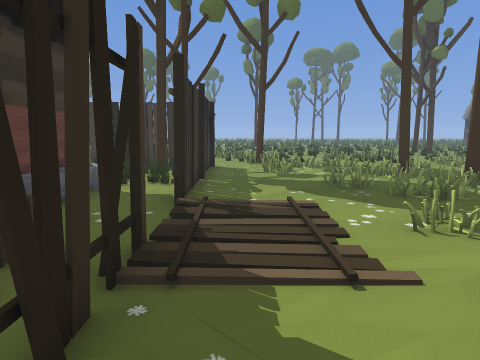
view 1 (above)

24 first-person views from a walk through a 3-D level made in the Godot game engine. The camera is 1.5 m above the floor, tilts 8° down and sees 70° across. Doors that lead somewhere are drawn open, without their leaves. The floor is counted in squares, 1 m on a side. Each view is taken from the middle of a square. On the plan, view 1 faces up. The plan holds only what a view shows up to about 16 squares ahead; the rest is blank. The place goes on beyond the plan.

view 2
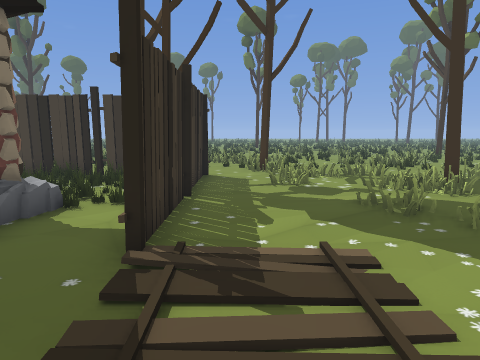

view 3
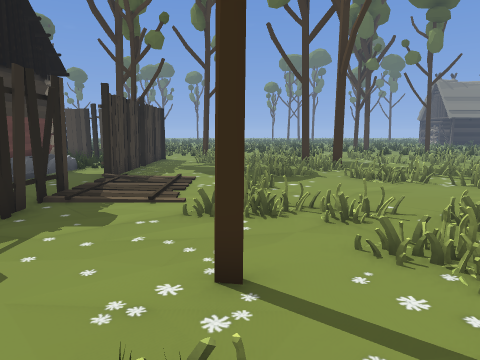

view 4
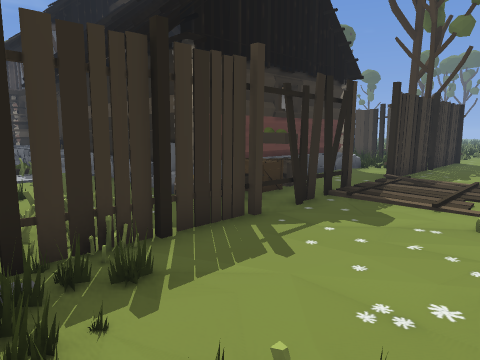

view 5
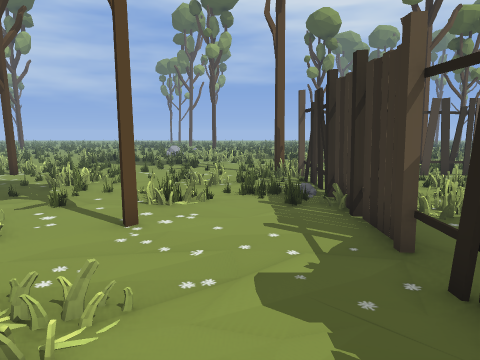

view 6
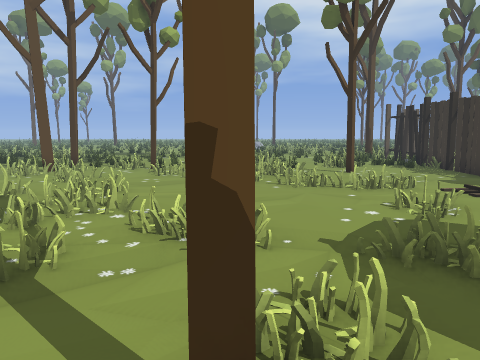

view 7
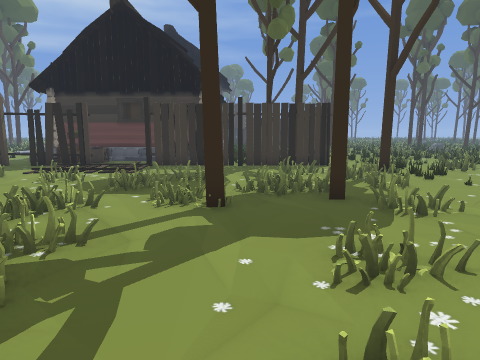

view 8
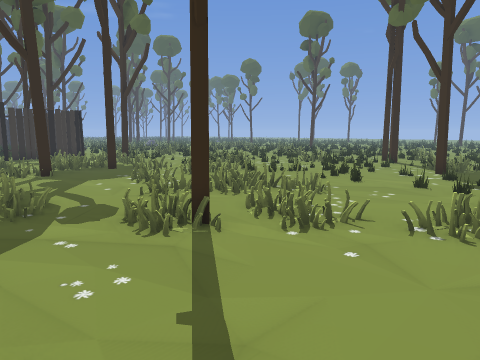

view 9
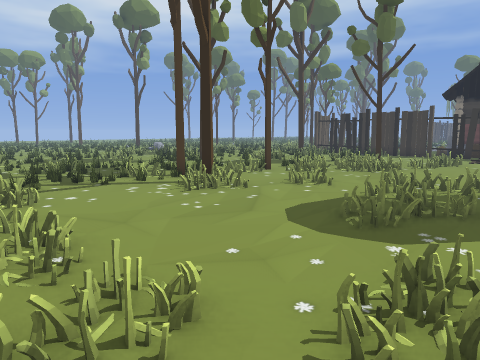

view 10
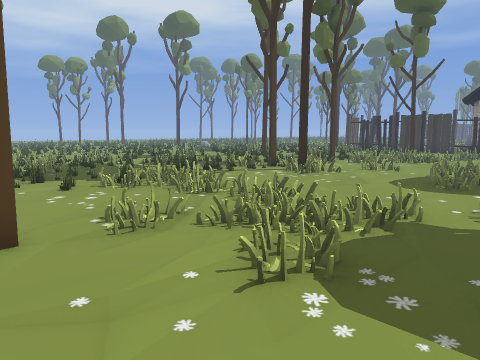

view 11
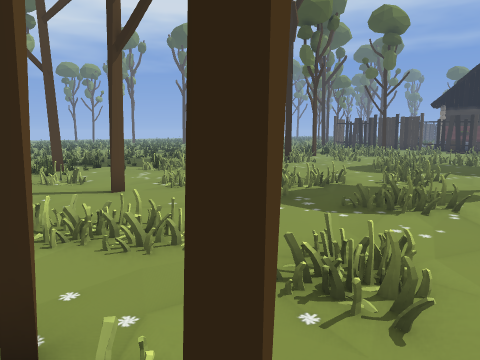

view 12
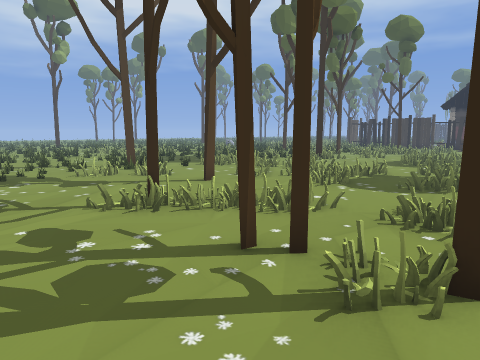

view 13
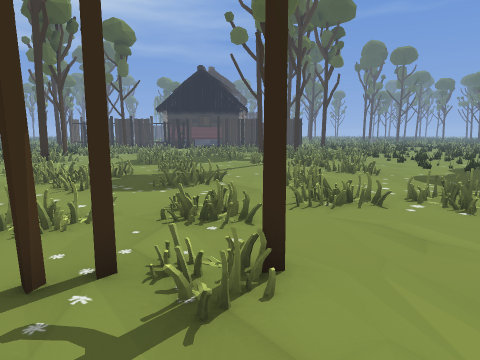

view 14
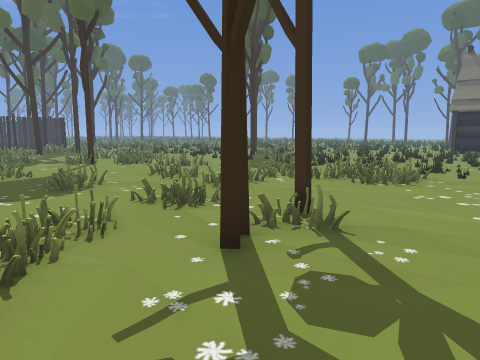

view 15
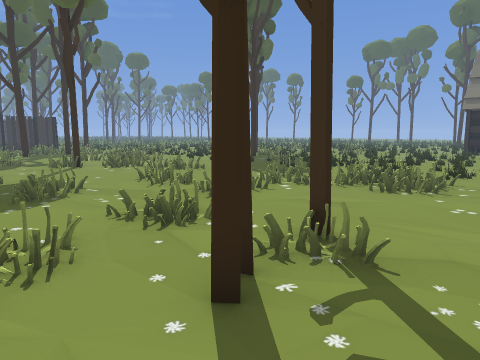

view 16
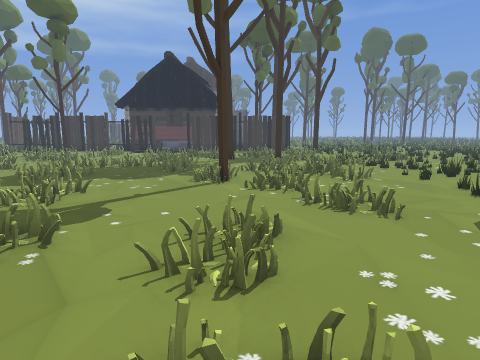

view 17
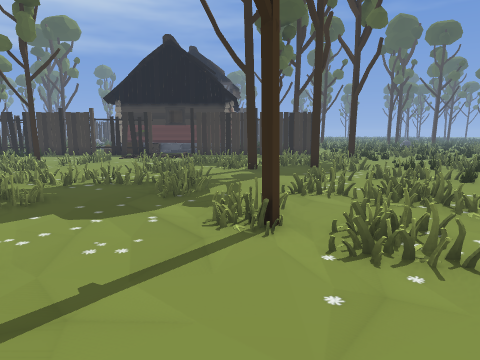

view 18
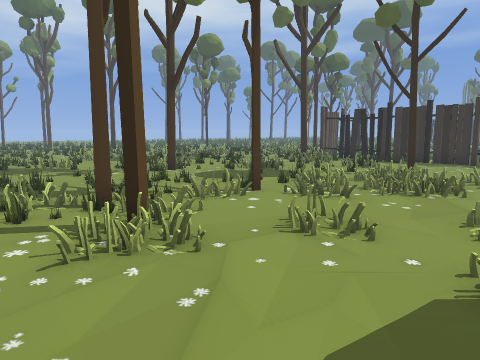

view 19
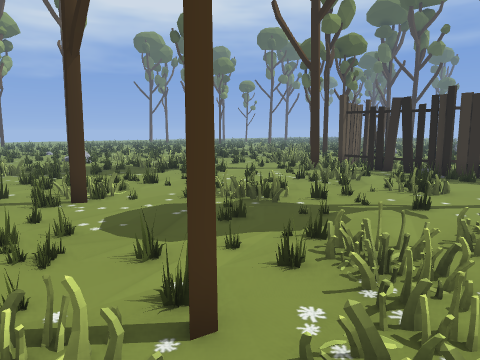

view 20
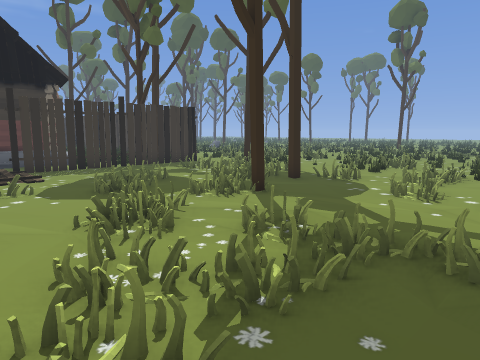

view 21
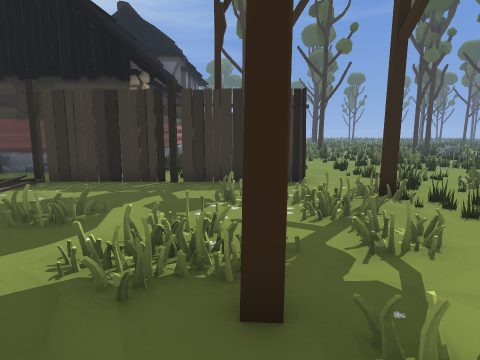

view 22
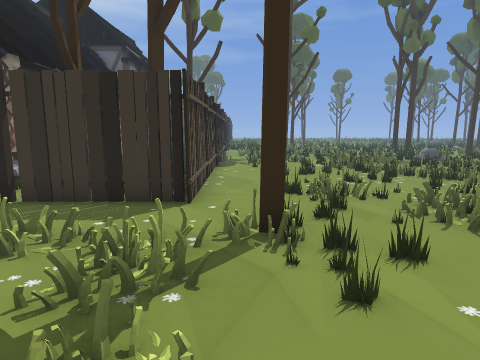

view 23
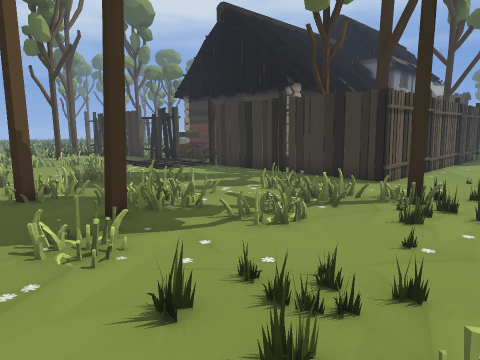

view 24
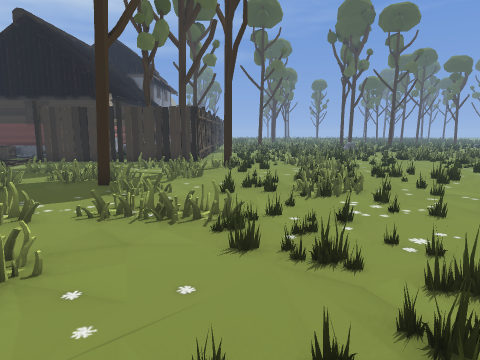

### Floor plan
Key: @ floor where view 1 was taken; # wall or solid block; x gap in a wall; . main floor; : floor 0.25 m higher than the main floor; / step, stairs or slope; = window, fence, low wall or low ledge; O other object.
Columns run from 7 left of view 1 to 32 right of it. Each row starts with its distance up from view 1.
 19 ==  #=......==#=.=##==....    ====...
 18 .=##==.#.=...#=...#=.==.#==     #===x
 17 ..====..#==...=..===..=.==...=...  ...
 16 .................=...............===..
 15 #######..=..=....=....#.......O=.=#=..
 14      =#.......=.....==.........x.=#=..
 13       #.=....#...=..=#.=..=....=......
 12       #....===......=..#=.......=......
 11       #.....................=/..=......
 10       #......=#.......=....../..........
  9       #...=........=.............=..=...
  8       #....=..=.=#x#........==...#......
  7       #./.....==#...................#...
  6       ../......=##.......=O......=#.....
  5       .//.=.....===..==....==.=../=/...
  4       #./.........#...=....#=//...:/....
  3       #./.==.....=..#......//=.....//..
  2       #.....=................/=/#......
  1       #.......==...=........../.......
  0       #@....#.#=.=.....#...#=.........
 -1       #...#..=##.....x....#=.....=....
 -2       #=....=.#==###==....====..#.=...
 -3       #=.==...#=#==#=#===.=====.......
 -4       #==...==..#=.==#======#.==#=...
 -5       #====..=#..====###==#=#========
 -6       #==#=.#== .####====#== #= =====
 -7       #=##=.#==##= =##=====# =#

Positions as (right, up) in squares from view 1, and headings:
1: (0, 0), facing up
2: (0, 3), facing up
3: (3, -4), facing up
4: (3, -4), facing up-left
5: (1, 5), facing down
6: (7, 12), facing down
7: (14, 11), facing left
8: (20, 7), facing up-left
9: (21, 7), facing down-left
10: (26, 7), facing down-left
11: (29, 10), facing down-left
12: (32, 10), facing down-left
13: (32, 9), facing left
14: (32, 4), facing up-left
15: (31, 5), facing up-left
16: (26, 11), facing left
17: (21, 10), facing left
18: (17, 4), facing down-left
19: (12, 0), facing down-left
20: (13, 4), facing up-left
21: (9, 13), facing left
22: (6, 16), facing left
23: (9, 19), facing down-left
24: (16, 17), facing left
